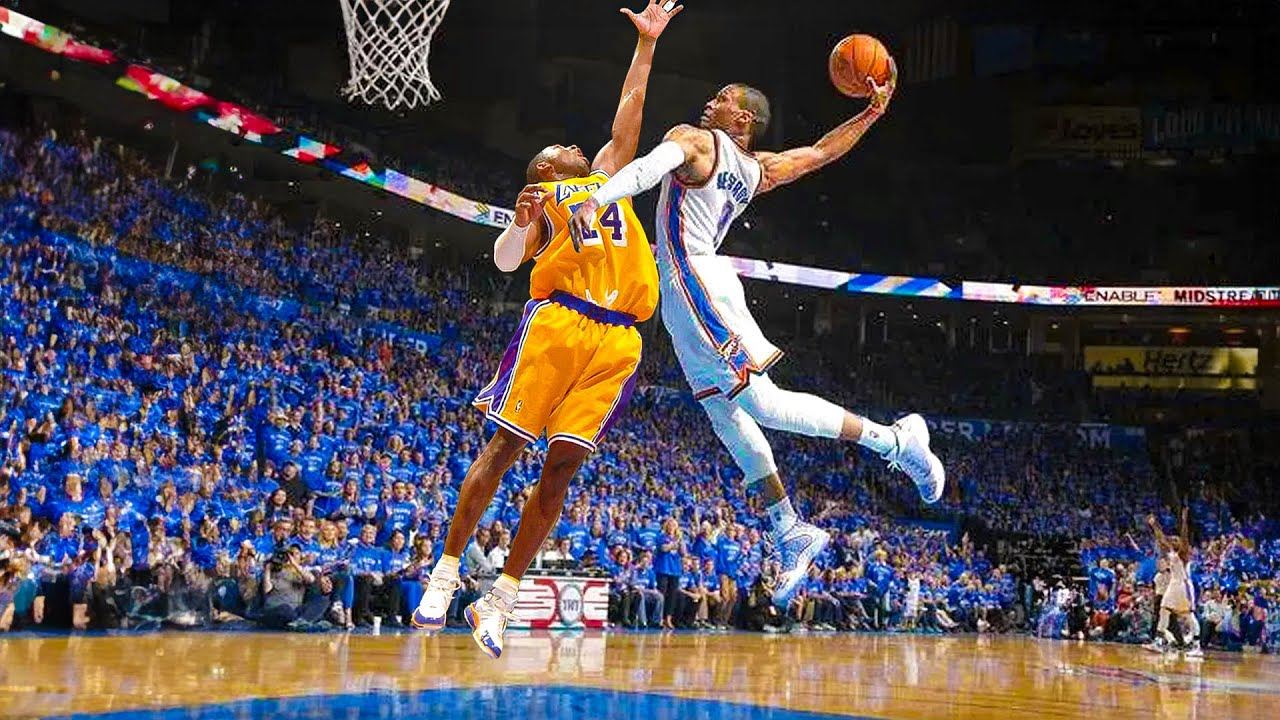
#> input picture annot HW/example.jpg, 1280 x 720 px
$ python annot.py
#> lines starting #> are read from the running program, lines starting #| are printed output that depends on the picture
import cv2
import matplotlib.pyplot as plt

image_path = 'example.jpg'
image = cv2.imread(image_path)
#> image is the input picture: shape (720, 1280, 3); mean B, G, R 76.4, 71.4, 77.6
image_rgb = cv2.cvtColor(image, cv2.COLOR_BGR2RGB)
height, width, _= image_rgb.shape
#> height = 720; width = 1280
rect1_width, rect1_height = 150, 150
top_left1 = (20, 20)
bottom_right1 = (top_left1[0] + rect1_width, top_left1[1] + rect1_height)
cv2.rectangle(image_rgb, top_left1, bottom_right1, (198.197,211),3)
rect2_width, rect2_height = 200,150
top_left2 = (width - rect2_width - 20, height - rect2_height - 20)
#> top_left2 = (1060, 550)
bottom_right2 = (top_left2[0] + rect2_width, top_left2[1] + rect2_height)
#> bottom_right2 = (1260, 700)
cv2.rectangle(image_rgb, top_left2, bottom_right2, (255, 0, 225),3)
center1_x = top_left1[0] + rect1_width // 2
center1_y = top_left1[1] + rect1_height // 2
center2_x = top_left2[0] + rect2_width // 2
#> center2_x = 1160
center2_y = top_left2[1] + rect2_height // 2
#> center2_y = 625
cv2.circle(image_rgb, (center1_x, center1_y),15, (0, 255, 0), -1)
cv2.circle(image_rgb, (center2_x, center2_y),15, (0, 255, 0), -1)
cv2.line(image_rgb, (center1_x, center1_y), (center2_x, center2_y), (0, 255, 0), 3)
font = cv2.FONT_HERSHEY_SIMPLEX
cv2.putText(image_rgb, 'Region 1', (top_left1[0], top_left1[1] - 10), font, 0.7, (0, 255, 255),2, cv2.LINE_AA)
cv2.putText(image_rgb, 'Region 2', (top_left2[0], top_left2[1] - 10), font, 0.7, (255, 0, 255),2, cv2.LINE_AA)
arrow_start = (width - 50,20)
#> arrow_start = (1230, 20)
arrow_end = (width - 50, height -20)
#> arrow_end = (1230, 700)
cv2.arrowedLine(image_rgb, arrow_start, arrow_end, (255,255,0),3,tipLength=0.05)
cv2.arrowedLine(image_rgb, arrow_end, arrow_start, (255,255,0),3,tipLength=0.05)
#> image_rgb: shape (720, 1280, 3); mean R, G, B 79.1, 74.1, 76.5
height_label_position = (arrow_start[0] - 150,
                         (arrow_start[1] + arrow_end[1]) //2)
#> height_label_position = (1080, 360)
cv2.putText(image_rgb, f'height: {height}px',
            height_label_position, font, 0.8, (255,255,0),2, cv2.LINE_AA)
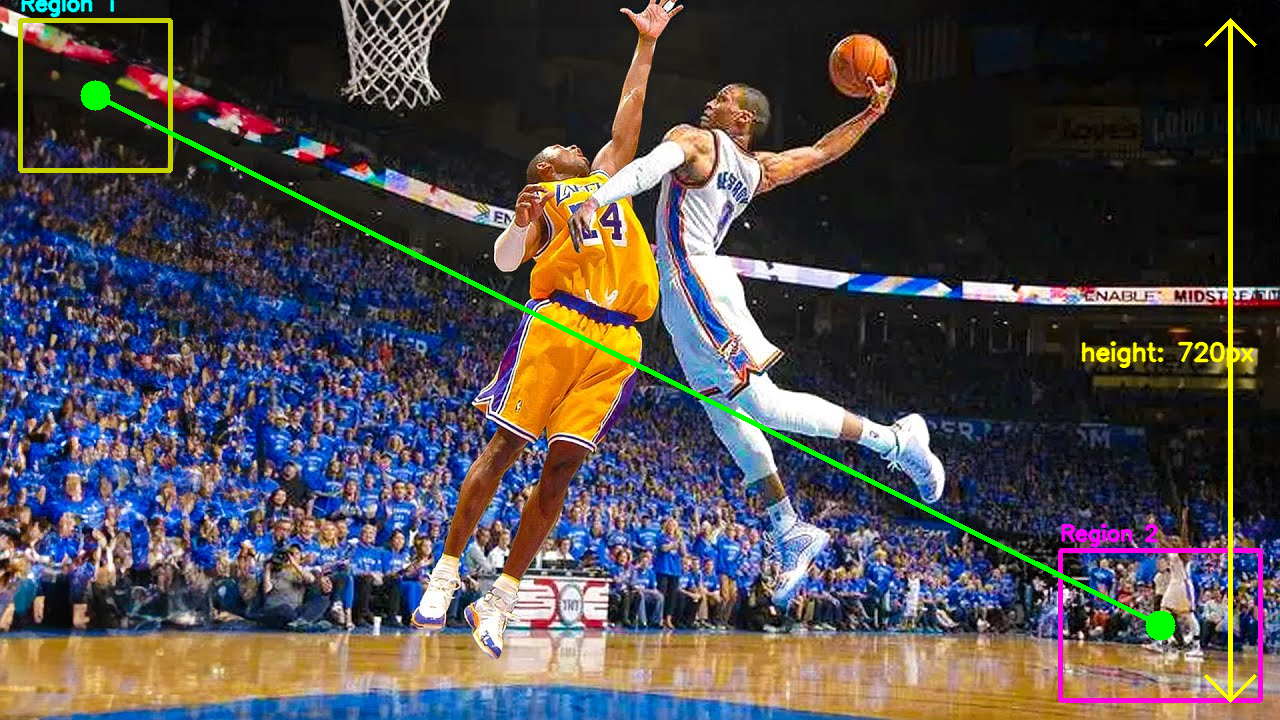
#> image_rgb: shape (720, 1280, 3); mean R, G, B 79.4, 74.4, 76.4
plt.figure(figsize=(12,8))
plt.imshow(image_rgb)
plt.title('Annootated Image')
plt.axis('off')
plt.show()
